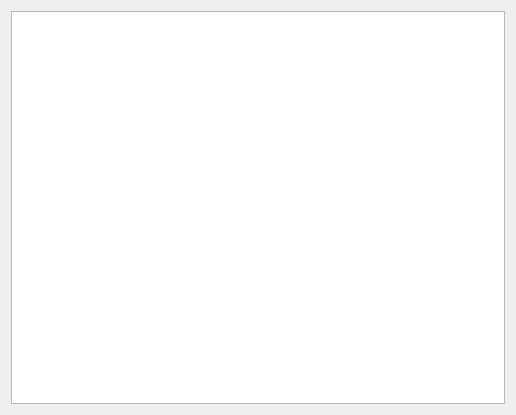
<?xml version="1.0" encoding="UTF-8"?>
<ui version="4.0">
 <class>BirthdayEmailDialog</class>
 <widget class="QDialog" name="BirthdayEmailDialog">
  <property name="geometry">
   <rect>
    <x>0</x>
    <y>0</y>
    <width>516</width>
    <height>415</height>
   </rect>
  </property>
  <property name="windowTitle">
   <string>Dialog</string>
  </property>
  <layout class="QGridLayout" name="gridLayout">
   <item row="0" column="0">
    <widget class="QTextBrowser" name="textBrowser"/>
   </item>
  </layout>
 </widget>
 <resources/>
 <connections/>
</ui>
